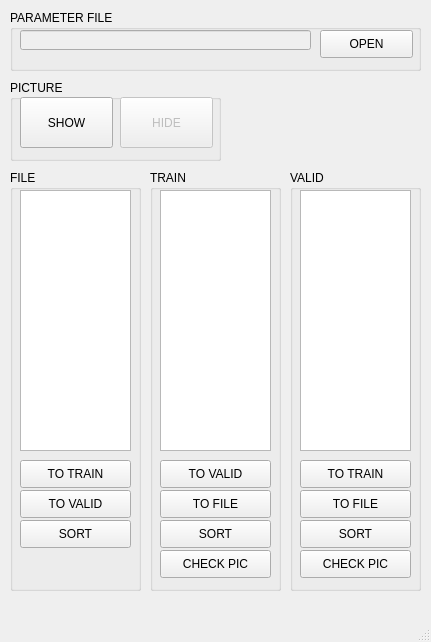
<?xml version="1.0" encoding="UTF-8"?>
<ui version="4.0">
 <class>MainWindow</class>
 <widget class="QMainWindow" name="MainWindow">
  <property name="geometry">
   <rect>
    <x>0</x>
    <y>0</y>
    <width>431</width>
    <height>642</height>
   </rect>
  </property>
  <property name="minimumSize">
   <size>
    <width>431</width>
    <height>642</height>
   </size>
  </property>
  <property name="maximumSize">
   <size>
    <width>431</width>
    <height>642</height>
   </size>
  </property>
  <property name="windowTitle">
   <string>MIIL VALID CREATER</string>
  </property>
  <widget class="QWidget" name="centralwidget">
   <widget class="QLabel" name="label1">
    <property name="enabled">
     <bool>false</bool>
    </property>
    <property name="geometry">
     <rect>
      <x>680</x>
      <y>280</y>
      <width>281</width>
      <height>141</height>
     </rect>
    </property>
    <property name="text">
     <string/>
    </property>
   </widget>
   <widget class="QGroupBox" name="groupBox1">
    <property name="geometry">
     <rect>
      <x>10</x>
      <y>80</y>
      <width>211</width>
      <height>81</height>
     </rect>
    </property>
    <property name="title">
     <string>PICTURE</string>
    </property>
    <widget class="QPushButton" name="pushButton1">
     <property name="geometry">
      <rect>
       <x>10</x>
       <y>17</y>
       <width>93</width>
       <height>51</height>
      </rect>
     </property>
     <property name="text">
      <string>SHOW</string>
     </property>
    </widget>
    <widget class="QPushButton" name="pushButton2">
     <property name="enabled">
      <bool>false</bool>
     </property>
     <property name="geometry">
      <rect>
       <x>110</x>
       <y>17</y>
       <width>93</width>
       <height>51</height>
      </rect>
     </property>
     <property name="text">
      <string>HIDE</string>
     </property>
    </widget>
   </widget>
   <widget class="QGroupBox" name="groupBox">
    <property name="geometry">
     <rect>
      <x>290</x>
      <y>170</y>
      <width>131</width>
      <height>421</height>
     </rect>
    </property>
    <property name="title">
     <string>VALID</string>
    </property>
    <widget class="QListWidget" name="listWidget3">
     <property name="geometry">
      <rect>
       <x>10</x>
       <y>20</y>
       <width>111</width>
       <height>261</height>
      </rect>
     </property>
    </widget>
    <widget class="QPushButton" name="pushButton9">
     <property name="geometry">
      <rect>
       <x>10</x>
       <y>320</y>
       <width>111</width>
       <height>28</height>
      </rect>
     </property>
     <property name="text">
      <string>TO FILE</string>
     </property>
    </widget>
    <widget class="QPushButton" name="pushButton8">
     <property name="geometry">
      <rect>
       <x>10</x>
       <y>290</y>
       <width>111</width>
       <height>28</height>
      </rect>
     </property>
     <property name="text">
      <string>TO TRAIN</string>
     </property>
    </widget>
    <widget class="QPushButton" name="pushButton12">
     <property name="geometry">
      <rect>
       <x>10</x>
       <y>350</y>
       <width>111</width>
       <height>28</height>
      </rect>
     </property>
     <property name="text">
      <string>SORT</string>
     </property>
    </widget>
    <widget class="QPushButton" name="pushButton14">
     <property name="geometry">
      <rect>
       <x>10</x>
       <y>380</y>
       <width>111</width>
       <height>28</height>
      </rect>
     </property>
     <property name="text">
      <string>CHECK PIC</string>
     </property>
    </widget>
   </widget>
   <widget class="QGroupBox" name="groupBox_2">
    <property name="geometry">
     <rect>
      <x>150</x>
      <y>170</y>
      <width>131</width>
      <height>421</height>
     </rect>
    </property>
    <property name="title">
     <string>TRAIN</string>
    </property>
    <widget class="QListWidget" name="listWidget2">
     <property name="geometry">
      <rect>
       <x>10</x>
       <y>20</y>
       <width>111</width>
       <height>261</height>
      </rect>
     </property>
    </widget>
    <widget class="QPushButton" name="pushButton6">
     <property name="geometry">
      <rect>
       <x>10</x>
       <y>290</y>
       <width>111</width>
       <height>28</height>
      </rect>
     </property>
     <property name="text">
      <string>TO VALID</string>
     </property>
    </widget>
    <widget class="QPushButton" name="pushButton7">
     <property name="geometry">
      <rect>
       <x>10</x>
       <y>320</y>
       <width>111</width>
       <height>28</height>
      </rect>
     </property>
     <property name="text">
      <string>TO FILE</string>
     </property>
    </widget>
    <widget class="QPushButton" name="pushButton11">
     <property name="geometry">
      <rect>
       <x>10</x>
       <y>350</y>
       <width>111</width>
       <height>28</height>
      </rect>
     </property>
     <property name="text">
      <string>SORT</string>
     </property>
    </widget>
    <widget class="QPushButton" name="pushButton13">
     <property name="geometry">
      <rect>
       <x>10</x>
       <y>380</y>
       <width>111</width>
       <height>28</height>
      </rect>
     </property>
     <property name="text">
      <string>CHECK PIC</string>
     </property>
    </widget>
   </widget>
   <widget class="QGroupBox" name="groupBox_3">
    <property name="geometry">
     <rect>
      <x>10</x>
      <y>170</y>
      <width>131</width>
      <height>421</height>
     </rect>
    </property>
    <property name="title">
     <string>FILE</string>
    </property>
    <widget class="QListWidget" name="listWidget1">
     <property name="geometry">
      <rect>
       <x>10</x>
       <y>20</y>
       <width>111</width>
       <height>261</height>
      </rect>
     </property>
    </widget>
    <widget class="QPushButton" name="pushButton4">
     <property name="geometry">
      <rect>
       <x>10</x>
       <y>290</y>
       <width>111</width>
       <height>28</height>
      </rect>
     </property>
     <property name="text">
      <string>TO TRAIN</string>
     </property>
    </widget>
    <widget class="QPushButton" name="pushButton5">
     <property name="geometry">
      <rect>
       <x>10</x>
       <y>320</y>
       <width>111</width>
       <height>28</height>
      </rect>
     </property>
     <property name="text">
      <string>TO VALID</string>
     </property>
    </widget>
    <widget class="QPushButton" name="pushButton10">
     <property name="geometry">
      <rect>
       <x>10</x>
       <y>350</y>
       <width>111</width>
       <height>28</height>
      </rect>
     </property>
     <property name="text">
      <string>SORT</string>
     </property>
    </widget>
   </widget>
   <widget class="QGroupBox" name="groupBox_4">
    <property name="geometry">
     <rect>
      <x>10</x>
      <y>10</y>
      <width>411</width>
      <height>61</height>
     </rect>
    </property>
    <property name="title">
     <string>PARAMETER FILE</string>
    </property>
    <widget class="QPushButton" name="pushButton3">
     <property name="geometry">
      <rect>
       <x>310</x>
       <y>20</y>
       <width>93</width>
       <height>28</height>
      </rect>
     </property>
     <property name="text">
      <string>OPEN</string>
     </property>
    </widget>
    <widget class="QLineEdit" name="lineEdit1">
     <property name="enabled">
      <bool>false</bool>
     </property>
     <property name="geometry">
      <rect>
       <x>10</x>
       <y>20</y>
       <width>291</width>
       <height>20</height>
      </rect>
     </property>
    </widget>
   </widget>
  </widget>
  <widget class="QMenuBar" name="menubar">
   <property name="geometry">
    <rect>
     <x>0</x>
     <y>0</y>
     <width>431</width>
     <height>21</height>
    </rect>
   </property>
  </widget>
  <widget class="QStatusBar" name="statusbar"/>
 </widget>
 <resources/>
 <connections/>
</ui>
